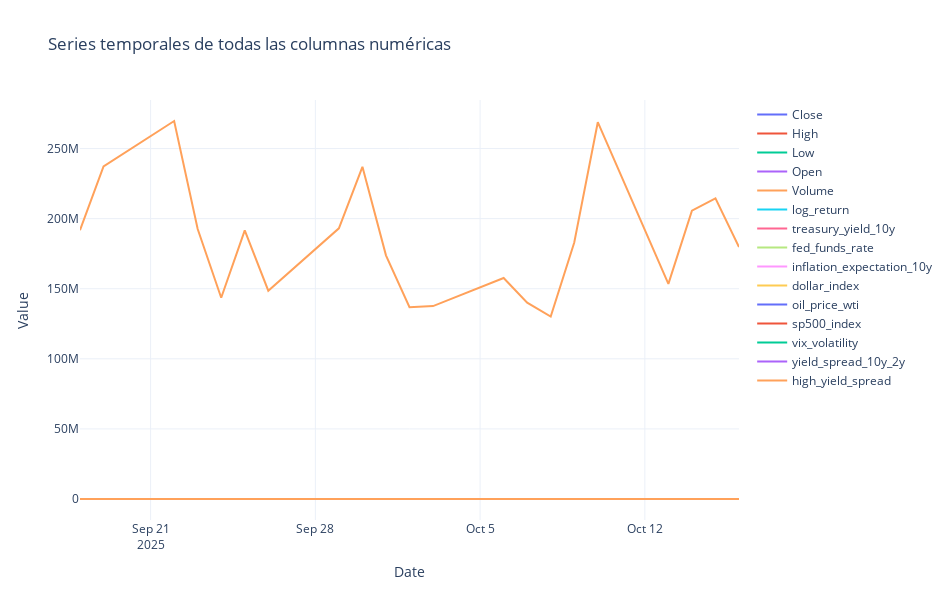

The notebook cell saved with this chart:
### Code cell
import plotly.graph_objects as go

# Filtramos solo las columnas numéricas (por ejemplo Close, Open, High, Low, Volume)
numeric_cols = df.select_dtypes(include="number").columns

fig = go.Figure()

for col in numeric_cols:
    fig.add_trace(
        go.Scatter(
            x=df.index,
            y=df[col],
            mode="lines",
            name=col,
            line=dict(width=2)
        )
    )

fig.update_layout(
    title="Series temporales de todas las columnas numéricas",
    xaxis_title="Date",
    yaxis_title="Value",
    hovermode="x unified",
    template="plotly_white",
    width=950,
    height=600,
)

fig.show()
